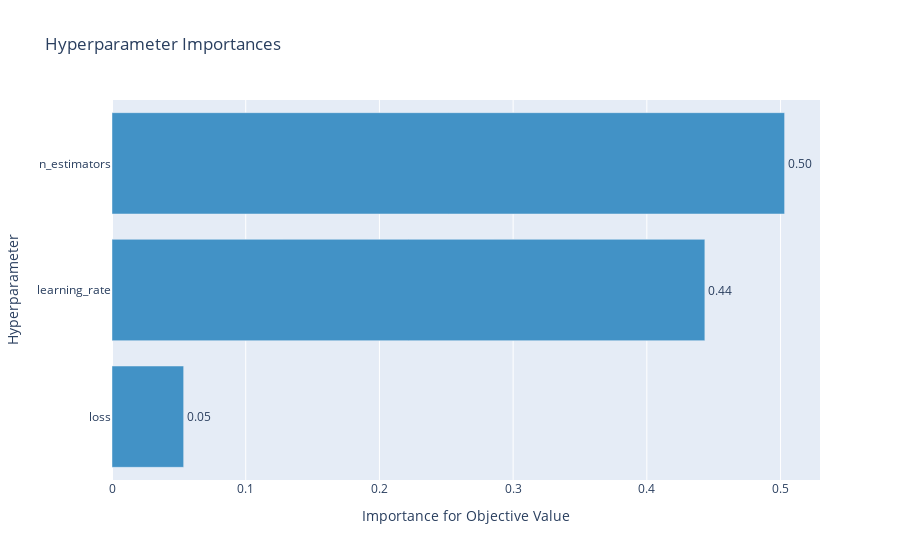
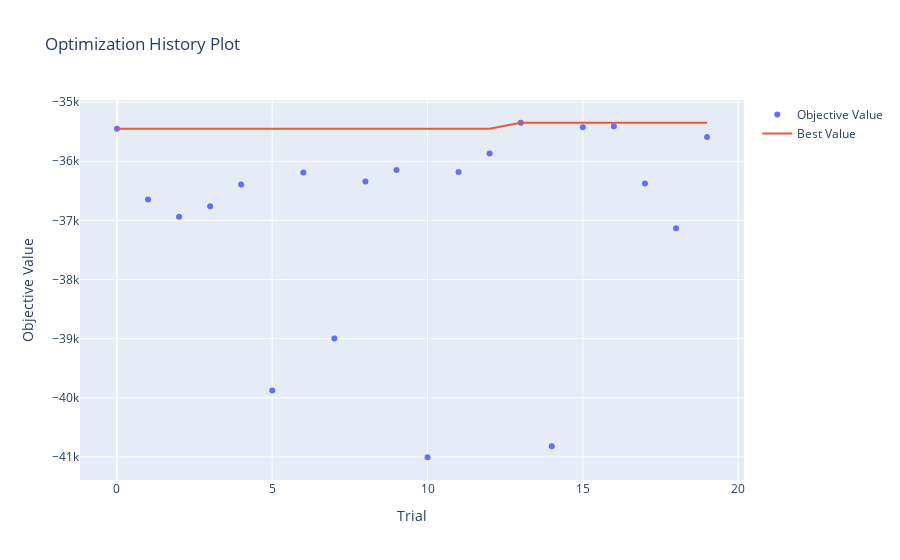

The notebook cell these images were saved under, in order:
### Code cell
study('ada', 20)

### Figure 1 — Plotly figure (JSON) as saved in the notebook; plotly's stock layout.template omitted (floating-point values rounded to 4 significant figures)
{"data": [{"cliponaxis": false, "hovertemplate": ["loss (CategoricalDistribution): 0.053594172557371304<extra></extra>", "learning_rate (FloatDistribution): 0.44337978565301994<extra></extra>", "n_estimators (IntDistribution): 0.5030260417896087<extra></extra>"], "marker": {"color": "rgb(66,146,198)"}, "orientation": "h", "text": ["0.05", "0.44", "0.50"], "textposition": "outside", "type": "bar", "x": [0.05359, 0.4434, 0.503], "y": ["loss", "learning_rate", "n_estimators"]}], "layout": {"showlegend": false, "title": {"text": "Hyperparameter Importances"}, "xaxis": {"title": {"text": "Importance for Objective Value"}}, "yaxis": {"title": {"text": "Hyperparameter"}}}}

### Figure 2 — Plotly figure (JSON) as saved in the notebook; plotly's stock layout.template omitted (floating-point values rounded to 4 significant figures)
{"data": [{"mode": "markers", "name": "Objective Value", "type": "scatter", "x": [0, 1, 2, 3, 4, 5, 6, 7, 8, 9, 10, 11, 12, 13, 14, 15, 16, 17, 18, 19], "y": [-35450.0, -36650.0, -36940.0, -36760.0, -36390.0, -39880.0, -36190.0, -38990.0, -36340.0, -36150.0, -41000.0, -36180.0, -35870.0, -35350.0, -40820.0, -35430.0, -35410.0, -36370.0, -37130.0, -35590.0]}, {"name": "Best Value", "type": "scatter", "x": [0, 1, 2, 3, 4, 5, 6, 7, 8, 9, 10, 11, 12, 13, 14, 15, 16, 17, 18, 19], "y": [-35450.0, -35450.0, -35450.0, -35450.0, -35450.0, -35450.0, -35450.0, -35450.0, -35450.0, -35450.0, -35450.0, -35450.0, -35450.0, -35350.0, -35350.0, -35350.0, -35350.0, -35350.0, -35350.0, -35350.0]}], "layout": {"title": {"text": "Optimization History Plot"}, "xaxis": {"title": {"text": "Trial"}}, "yaxis": {"title": {"text": "Objective Value"}}}}
